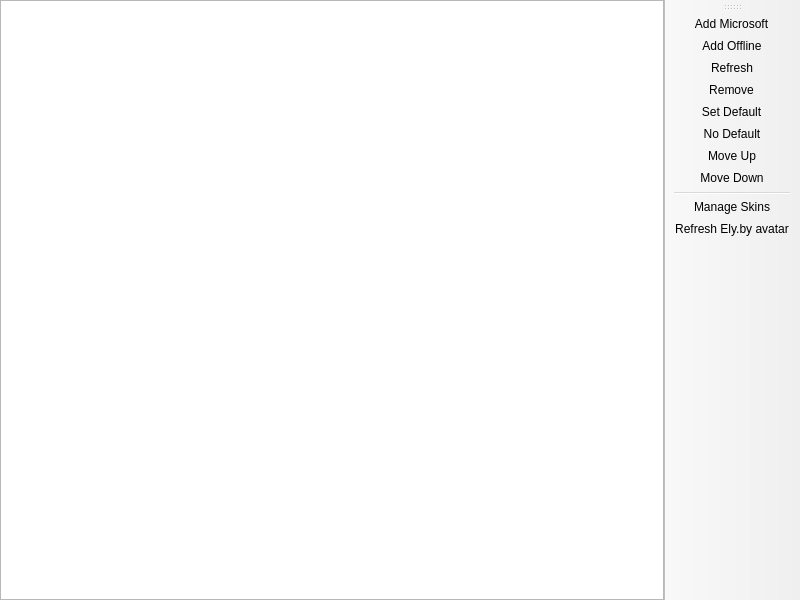
<?xml version="1.0" encoding="UTF-8"?>
<ui version="4.0">
 <class>AccountListPage</class>
 <widget class="QMainWindow" name="AccountListPage">
  <property name="geometry">
   <rect>
    <x>0</x>
    <y>0</y>
    <width>800</width>
    <height>600</height>
   </rect>
  </property>
  <widget class="QWidget" name="centralwidget">
   <layout class="QHBoxLayout" name="horizontalLayout">
    <property name="leftMargin">
     <number>0</number>
    </property>
    <property name="topMargin">
     <number>0</number>
    </property>
    <property name="rightMargin">
     <number>0</number>
    </property>
    <property name="bottomMargin">
     <number>0</number>
    </property>
    <item>
     <widget class="VersionListView" name="listView">
      <property name="alternatingRowColors">
       <bool>true</bool>
      </property>
      <property name="rootIsDecorated">
       <bool>false</bool>
      </property>
      <property name="itemsExpandable">
       <bool>false</bool>
      </property>
      <property name="allColumnsShowFocus">
       <bool>true</bool>
      </property>
      <attribute name="headerStretchLastSection">
       <bool>false</bool>
      </attribute>
     </widget>
    </item>
   </layout>
  </widget>
  <widget class="WideBar" name="toolBar">
   <attribute name="toolBarArea">
    <enum>RightToolBarArea</enum>
   </attribute>
   <attribute name="toolBarBreak">
    <bool>false</bool>
   </attribute>
   <addaction name="actionAddMicrosoft"/>
   <addaction name="actionAddOffline"/>
   <addaction name="actionRefresh"/>
   <addaction name="actionRemove"/>
   <addaction name="actionSetDefault"/>
   <addaction name="actionNoDefault"/>
   <addaction name="actionMoveUp"/>
   <addaction name="actionMoveDown"/>
   <addaction name="separator"/>
   <addaction name="actionManageSkins"/>
   <addaction name="actionElySkin"/>
  </widget>
  <action name="actionSetDefault">
   <property name="text">
    <string>&amp;Set Default</string>
   </property>
  </action>
  <action name="actionNoDefault">
   <property name="checkable">
    <bool>true</bool>
   </property>
   <property name="text">
    <string>&amp;No Default</string>
   </property>
  </action>
  <action name="actionManageSkins">
   <property name="text">
    <string>&amp;Manage Skins</string>
   </property>
   <property name="toolTip">
    <string>Manage Skins</string>
   </property>
  </action>
  <action name="actionElySkin">
   <property name="text">
    <string>Refresh Ely.by avatar</string>
   </property>
   <property name="toolTip">
    <string>Load the launcher avatar by nickname.</string>
   </property>
  </action>
  <action name="actionAddMicrosoft">
   <property name="text">
    <string>&amp;Add Microsoft</string>
   </property>
  </action>
  <action name="actionAddOffline">
   <property name="text">
    <string>Add &amp;Offline</string>
   </property>
  </action>
  <action name="actionRefresh">
   <property name="text">
    <string>&amp;Refresh</string>
   </property>
   <property name="toolTip">
    <string>Refresh the account tokens</string>
   </property>
  </action>
  <action name="actionRemove">
   <property name="text">
    <string>Remo&amp;ve</string>
   </property>
  </action>
  <action name="actionMoveUp">
   <property name="text">
    <string>Move &amp;Up</string>
   </property>
  </action>
  <action name="actionMoveDown">
   <property name="text">
    <string>Move &amp;Down</string>
   </property>
  </action>
 </widget>
 <customwidgets>
  <customwidget>
   <class>VersionListView</class>
   <extends>QTreeView</extends>
   <header>ui/widgets/VersionListView.h</header>
  </customwidget>
  <customwidget>
   <class>WideBar</class>
   <extends>QToolBar</extends>
   <header>ui/widgets/WideBar.h</header>
  </customwidget>
 </customwidgets>
 <resources/>
 <connections/>
</ui>
